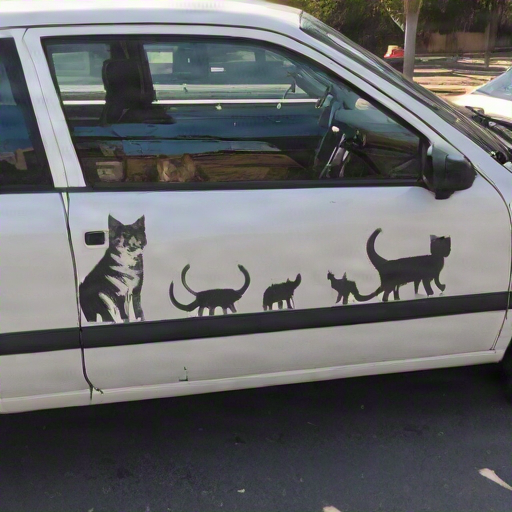
#> input picture 111.png, 512 x 512 px, found by its file name
$ python calresidual.py
#> lines starting #> are read from the running program, lines starting #| are printed output that depends on the picture
from PIL import Image
import numpy as np

def save_residual_image(image1_path, image2_path, output_path):
    # 打开两张图片
#> called with image1_path = '/data03/zxy/OmniGuard/111.png', output_path = 'residual_image.png'
    img1 = Image.open(image1_path)
#> img1 is the input picture: PIL image 512x512 RGB; mean R, G, B 102.6, 103.5, 105
    img2 = Image.open(image2_path)
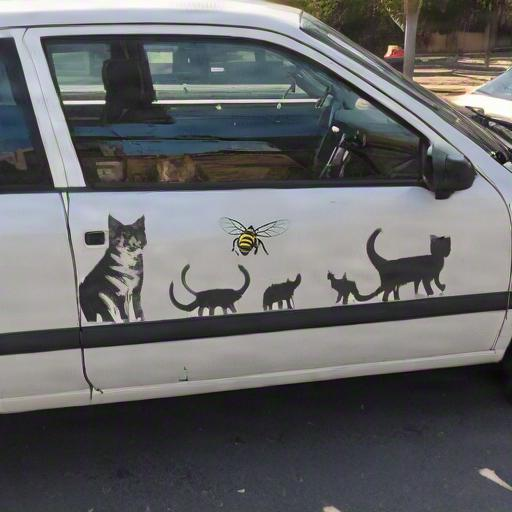
#> input picture ed5716a2d2e6f07b1a01d11628fe6cf8.jpeg, 512 x 512 px, found by its file name
#> img2 is the input picture: PIL image 512x512 RGB; mean R, G, B 102.4, 103.2, 104.6

    # 将图片转换为灰度图（如果它们是彩色图像）
    img1 = img1.convert('RGB')
    img2 = img2.convert('RGB')

    # 将图片转换为 numpy 数组
    img1_array = np.array(img1)
    img2_array = np.array(img2)

    # 确保两张图片大小一致
    if img1_array.shape != img2_array.shape:
        print("图片尺寸不一致，请确保两张图片大小相同。")
        return

    # 计算残差图（绝对差）
    residual_image_array = np.abs(img1_array - img2_array)
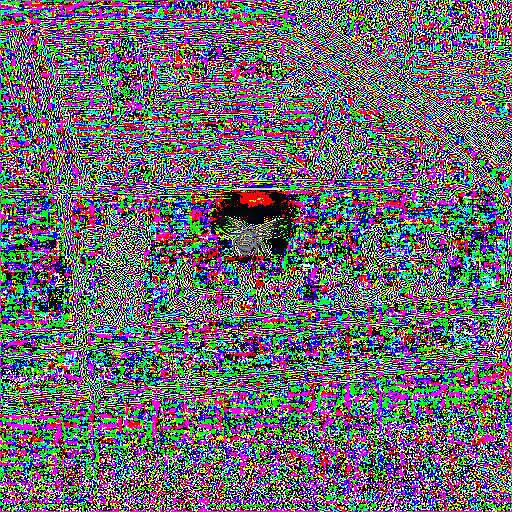
#> residual_image_array: shape (512, 512, 3); mean R, G, B 108.8, 105.8, 113.2

    # 将残差图转换回 PIL 图像
    residual_image = Image.fromarray(residual_image_array)

    # 保存残差图
    residual_image.save(output_path)

    print(f"残差图已保存为 '{output_path}'")

# 示例调用
save_residual_image('/data03/zxy/OmniGuard/111.png', '/data03/zxy/OmniGuard/ed5716a2d2e6f07b1a01d11628fe6cf8.jpeg', 'residual_image.png')


# [36 lines of commented-out code are left out]
